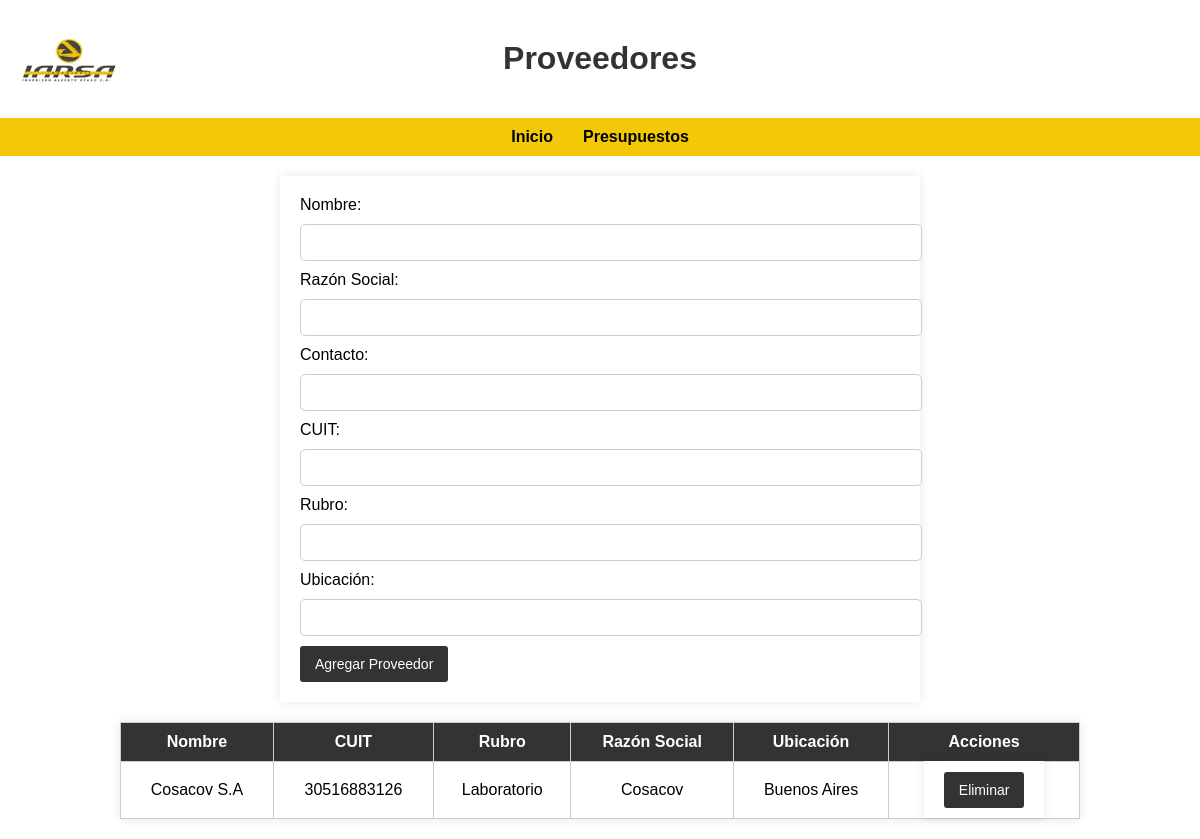
Page /proveedores on the earlier database version.
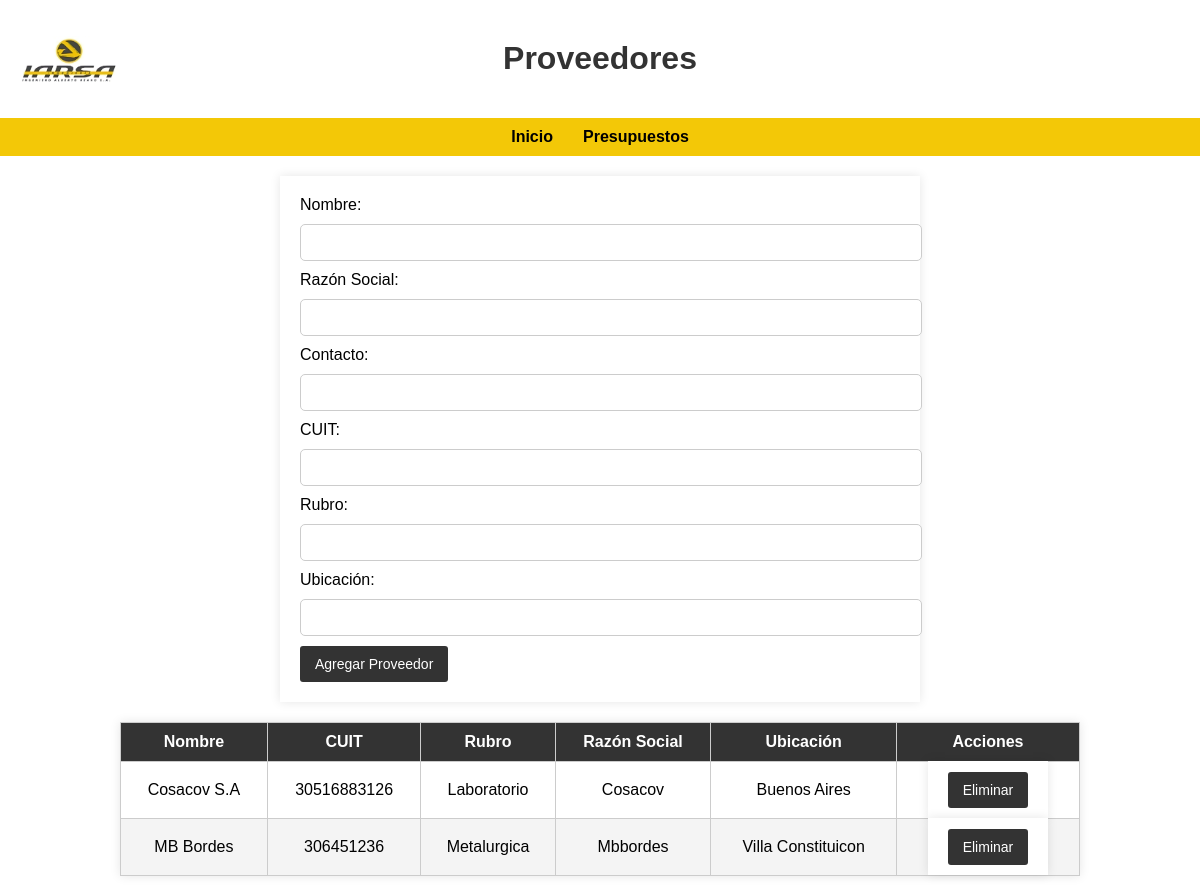
Same page on the later database version.
### tables this page shows
CREATE TABLE proveedores (
        id INTEGER PRIMARY KEY AUTOINCREMENT,
        nombre TEXT NOT NULL,
        razonsocial TEXT NOT NULL,
        contacto TEXT NOT NULL,
        cuit TEXT NOT NULL,
        rubro TEXT NOT NULL,
        ubicacion TEXT NOT NULL
    );

### appy.py (the view)
@app.route('/proveedores')
def proveedores():
    conn = obtener_conexion()
    cursor = conn.cursor()
    cursor.execute('SELECT * FROM proveedores')
    proveedores = cursor.fetchall()
    conn.close()
    return render_template('proveedores.html', proveedores=proveedores)

### appy.py (called while the page is built)
def obtener_conexion():
    conn = sqlite3.connect('empresa.db', check_same_thread=False)
    conn.row_factory = sqlite3.Row
    return conn

### templates/proveedores.html (shortened to what this page needs)
<!DOCTYPE html>
<html lang="es">
<head>
    <link rel="stylesheet" href="{{ url_for('static', filename='css/styles.css') }}">
</head>
<body>
    <header class="header">
        <img src="{{ url_for('static', filename='images/Logo Iarsa.png') }}" alt="Logo de la Empresa" class="logo">
        <div class="header-content">
            <h1>Proveedores</h1>
        </div>
    </header>
    <nav>
        <ul>
            <li><a href="{{ url_for('index') }}">Inicio</a></li>
            <li><a href="{{ url_for('agregar_presupuesto') }}">Presupuestos</a></li>
        </ul>
    </nav>
    <form action="{{ url_for('agregar_proveedor') }}" method="POST">
        <label for="nombre">Nombre:</label><br>
        <input type="text" name="nombre" required><br>
        <label for="razonsocial">Razón Social:</label><br>
        <input type="text" name="razonsocial" required><br>
        <label for="contacto">Contacto:</label><br>
        <input type="text" name="contacto" required><br>
        <label for="cuit">CUIT:</label><br>
        <input type="text" name="cuit" required><br>
        <label for="rubro">Rubro:</label><br>
        <input type="text" name="rubro" required><br>
        <label for="ubicacion">Ubicación:</label><br>
        <input type="text" name="ubicacion" required><br>
        <button type="submit">Agregar Proveedor</button>
    </form>
    <table>
        <thead>
            <tr>
                <th>Nombre</th>
                <th>CUIT</th>
                <th>Rubro</th>
                <th>Razón Social</th>
                <th>Ubicación</th>
                <th>Acciones</th>
            </tr>
        </thead>
        <tbody>
            {% for proveedor in proveedores %}
                <tr>
                    <td>{{ proveedor.nombre }}</td>
                    <td>{{ proveedor.cuit }}</td>
                    <td>{{ proveedor.rubro }}</td>
                    <td>{{ proveedor.razonsocial }}</td>
                    <td>{{ proveedor.ubicacion }}</td>
                    <td>
                        <form action="{{ url_for('eliminar_proveedor', id=proveedor.id) }}" method="POST" style="display:inline;">
                            <button type="submit">Eliminar</button>
                        </form>
                    </td>
                </tr>
            {% endfor %}
        </tbody>
    </table>
</body>
</html>

### static/css/styles.css (style rules this page uses)
body { font-family: Arial, sans-serif; background-color: #ffffff; margin: 0; padding: 0; }
.header { display: flex; align-items: center; justify-content: center; margin: 20px 0; position: relative; }
.logo { max-width: 100px; height: auto; position: absolute; left: 20px; }
.header-content { flex-grow: 1; text-align: center; }
nav { background-color: #f3c807; color: #000000; padding: 10px 0; }
nav ul { list-style: none; padding: 0; margin: 0; display: flex; justify-content: center; flex-wrap: wrap; }
nav ul li { margin: 0 15px; }
nav ul li a { color: #000000; text-decoration: none; font-weight: bold; }
h1 { text-align: center; color: #333; margin-top: 20px; }
table { width: 80%; margin: 20px auto; border-collapse: collapse; background-color: #fff; box-shadow: 0 0 10px rgba(0, 0, 0, 0.1); }
table th, table td { padding: 10px; border: 1px solid #ccc; text-align: center; text-transform: capitalize; }
table th { background-color: #333; color: #fff; }
table tr:nth-child(even) { background-color: #f4f4f4; }
form { max-width: 600px; margin: 20px auto; padding: 20px; background-color: #fff; box-shadow: 0 0 10px rgba(0, 0, 0, 0.1); }
form input, form textarea { width: 100%; padding: 10px; margin: 10px 0; border: 1px solid #ccc; border-radius: 5px; }
form button { background-color: #333; color: #fff; padding: 10px 15px; border: none; border-radius: 3px; cursor: pointer; font-size: 14px; }

Differences in the rows shown:
added proveedores: nombre "MB Bordes", cuit "306451236", rubro "Metalurgica", razonsocial "Mbbordes", ubicacion "Villa Constituicon"
